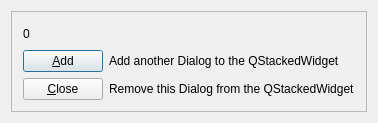
<?xml version="1.0" encoding="UTF-8"?>
<ui version="4.0">
 <class>Dialog</class>
 <widget class="QDialog" name="Dialog">
  <property name="geometry">
   <rect>
    <x>0</x>
    <y>0</y>
    <width>358</width>
    <height>123</height>
   </rect>
  </property>
  <property name="maximumSize">
   <size>
    <width>358</width>
    <height>123</height>
   </size>
  </property>
  <property name="windowTitle">
   <string>Dialog</string>
  </property>
  <layout class="QGridLayout" name="gridLayout_2">
   <item row="0" column="0">
    <widget class="QFrame" name="frame">
     <property name="frameShape">
      <enum>QFrame::StyledPanel</enum>
     </property>
     <property name="frameShadow">
      <enum>QFrame::Raised</enum>
     </property>
     <layout class="QGridLayout" name="gridLayout">
      <item row="0" column="0">
       <widget class="QLabel" name="label_value">
        <property name="text">
         <string>0</string>
        </property>
       </widget>
      </item>
      <item row="1" column="0">
       <widget class="QPushButton" name="button_add">
        <property name="text">
         <string>&amp;Add</string>
        </property>
       </widget>
      </item>
      <item row="1" column="1">
       <widget class="QLabel" name="label_add">
        <property name="text">
         <string>Add another Dialog to the QStackedWidget</string>
        </property>
       </widget>
      </item>
      <item row="2" column="0">
       <widget class="QPushButton" name="button_close">
        <property name="text">
         <string>&amp;Close</string>
        </property>
       </widget>
      </item>
      <item row="2" column="1">
       <widget class="QLabel" name="label_close">
        <property name="text">
         <string>Remove this Dialog from the QStackedWidget</string>
        </property>
       </widget>
      </item>
     </layout>
    </widget>
   </item>
  </layout>
 </widget>
 <layoutdefault spacing="6" margin="11"/>
 <resources/>
 <connections/>
</ui>
